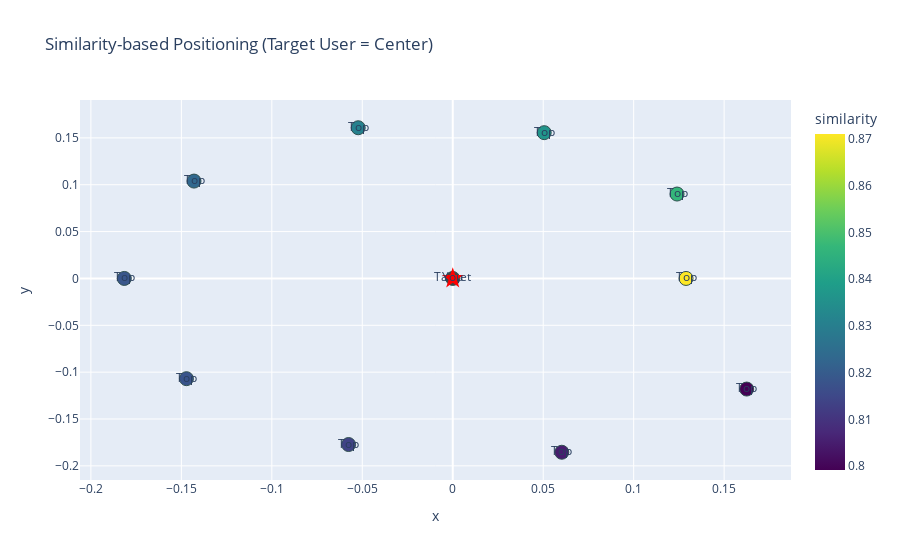

Notebook source saved alongside this figure:
### Markdown cell above
### Plotly로 시각화

### Code cell
# 기준 유저 따로 빨간 점으로 표시
import plotly.express as px
import plotly.graph_objects as go
import plotly.express as px

# Plotly용 데이터 준비
fig = px.scatter(
    plot_df,
    x="x", y="y",
    color="similarity",
    hover_data=["puuid", "KDA", "cs_per_min", "gold_per_min", "similarity"],
    text="label",
    color_continuous_scale="Viridis",
    title="Similarity-based Positioning (Target User = Center)"
)

# 기준 유저 강조 (색 없음, hover로만 표시됨)
fig.update_traces(marker=dict(size=14, line=dict(width=1, color='DarkSlateGrey')))


target_trace = px.scatter(
    target_user_df,
    x="x", y="y",
    hover_data=["KDA", "cs_per_min", "gold_per_min"],
    text=["You"],
)

target_trace.update_traces(marker=dict(size=16, color='red', symbol='star'))
fig.add_trace(target_trace.data[0])

### Figure 1 — Plotly figure (JSON) as saved in the notebook; plotly's stock layout.template omitted (floating-point values rounded to 4 significant figures)
{"data": [{"customdata": [["Sbed50Dd8jbsS16DyN5nYk4dHNf1zZlI1qOzRCFjkvK-CVvaAqhwto61C_C-OYHOT-NXIrzyucPCxQ", 3, 8.115, 423.2, 0.871], ["4O9vRHBah1PpackSuIHoGnK2umwSOWFgAZB82w9uORFEHZRBDyNwneOl8jbrZ3EZUe8tH5HsvAq_mA", 2, 7.868, 371.2, 0.8468], ["9E5g5a9GWLUBcpAOwJV5dSm2Cyn5j93DlWQiDS8ruAUKafJiGyHzjaI_3RYtG8HinlRoNMHtJ4q0xg", 1.333, 8.528, 380.6, 0.8364], ["VDM50cD1Mq4lkLyJfO1T6sxv08g2A67bapjXBfB6W2C9FSAlyrb5wlwmCzY1oCYK2yv1li5Rju-cHg", 2.333, 8.357, 401.6, 0.8309], ["Uo0hxkcCypnpyuxTVdsn7mOsGwn0a8Q9o9BDu66lxRjaYLNvOPWIXovpUS9Qp4gAgPu1R6eXSDxX5Q", 2.667, 8.557, 417.5, 0.8232], ["bovEA0GShcixkdwc4Gia_fCvUt4RoU4UFqgSl22Uu0eCvedsYA3opRvnoOgs5dH6bCbpEh7_yXfamQ", 2.5, 7.647, 415.8, 0.8185], ["U7dR2JIA3B4sbEQENjHsebCqLAtHt9imdfDBYwK5eEGNif7uALXz8J4M3RBCZGi4-hyn3CTXKL8QAQ", 1.5, 8.294, 372.8, 0.8181], ["8NzZY9uRkJLxRd_9mS4ywZMn1KQoZ6xg6HmtnvkYJ-P6NWVmW9K2_UgQax1ZvPLdPeYYUX1bAHeHFw", 3.333, 8.749, 411.6, 0.8136], ["0pPRbUmtyh5uHUddRmpkloWRSYTNwYEGKNiCxyHr2T_eLZv93O50EB0vnN8We-TQmtsNHECPRwLH9w", 1.5, 8.017, 403.4, 0.805], ["Sq5iuY61JQKIVMQMDIdIRRAb0CvHNiHCBPOUb0IglfV0LV0bUKlOx4CZC8hkfPoxVk6sC8Da_MLI3Q", 2, 9.012, 398.4, 0.7992], ["1nry226Ys8jmA4IrYNRAqBOLA09dO_oisz6Din8AyUOowu80Mp3ggYKg3moP6BbiDD8d8fw9t-3IVw", 5.5, 7.942, 477.0, null]], "hovertemplate": "x=%{x}<br>y=%{y}<br>label=%{text}<br>puuid=%{customdata[0]}<br>KDA=%{customdata[1]}<br>cs_per_min=%{customdata[2]}<br>gold_per_min=%{customdata[3]}<br>similarity=%{marker.color}<extra></extra>", "legendgroup": "", "marker": {"color": [0.871, 0.8468, 0.8364, 0.8309, 0.8232, 0.8185, 0.8181, 0.8136, 0.805, 0.7992, null], "coloraxis": "coloraxis", "line": {"color": "DarkSlateGrey", "width": 1}, "size": 14, "symbol": "circle"}, "mode": "markers+text", "name": "", "orientation": "v", "showlegend": false, "text": ["Top", "Top", "Top", "Top", "Top", "Top", "Top", "Top", "Top", "Top", "Target"], "type": "scatter", "x": [0.129, 0.124, 0.05055, -0.05225, -0.143, -0.1815, -0.1472, -0.05759, 0.06026, 0.1625, 0], "xaxis": "x", "y": [0, 0.09007, 0.1556, 0.1608, 0.1039, 2.223e-17, -0.1069, -0.1772, -0.1855, -0.118, 0], "yaxis": "y"}, {"customdata": [[5.5, 7.942, 477.0]], "hovertemplate": "x=%{x}<br>y=%{y}<br>text=%{text}<br>KDA=%{customdata[0]}<br>cs_per_min=%{customdata[1]}<br>gold_per_min=%{customdata[2]}<extra></extra>", "legendgroup": "", "marker": {"color": "red", "size": 16, "symbol": "star"}, "mode": "markers+text", "name": "", "orientation": "v", "showlegend": false, "text": ["You"], "type": "scatter", "x": [0], "xaxis": "x", "y": [0], "yaxis": "y"}], "layout": {"coloraxis": {"colorbar": {"title": {"text": "similarity"}}, "colorscale": [[0, "#440154"], [0.1111, "#482878"], [0.2222, "#3e4989"], [0.3333, "#31688e"], [0.4444, "#26828e"], [0.5556, "#1f9e89"], [0.6667, "#35b779"], [0.7778, "#6ece58"], [0.8889, "#b5de2b"], [1, "#fde725"]]}, "legend": {"tracegroupgap": 0}, "title": {"text": "Similarity-based Positioning (Target User = Center)"}, "xaxis": {"anchor": "y", "domain": [0, 1], "title": {"text": "x"}}, "yaxis": {"anchor": "x", "domain": [0, 1], "title": {"text": "y"}}}}
